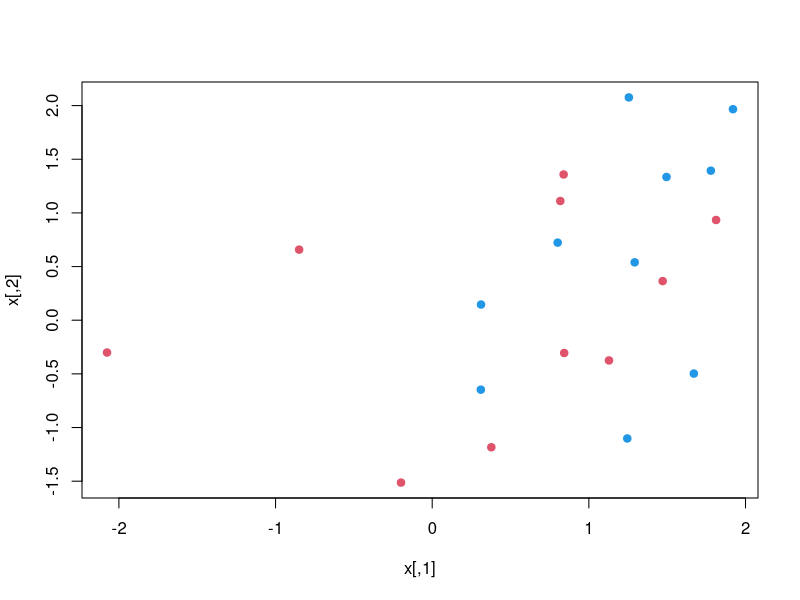
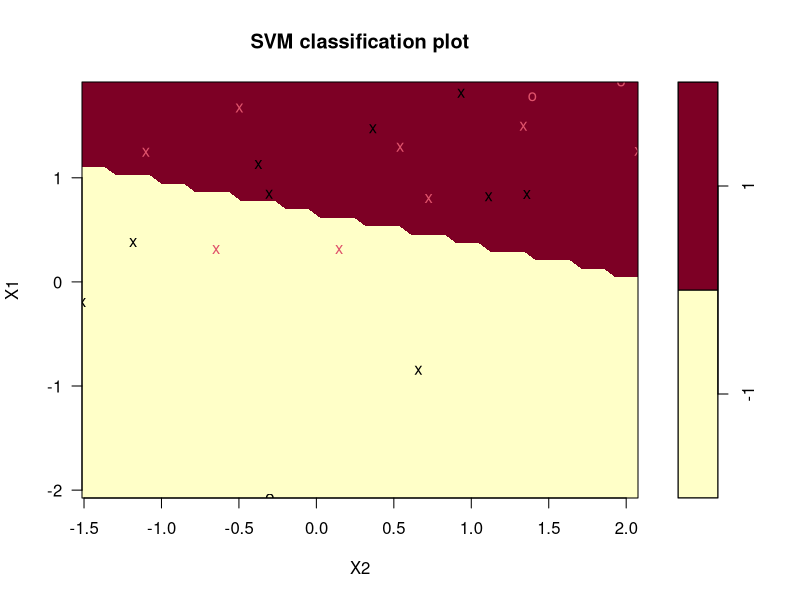
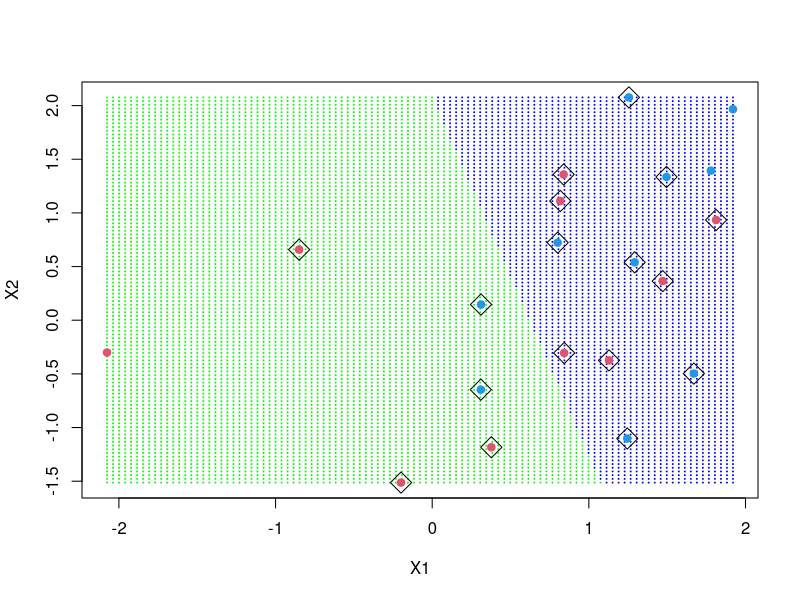
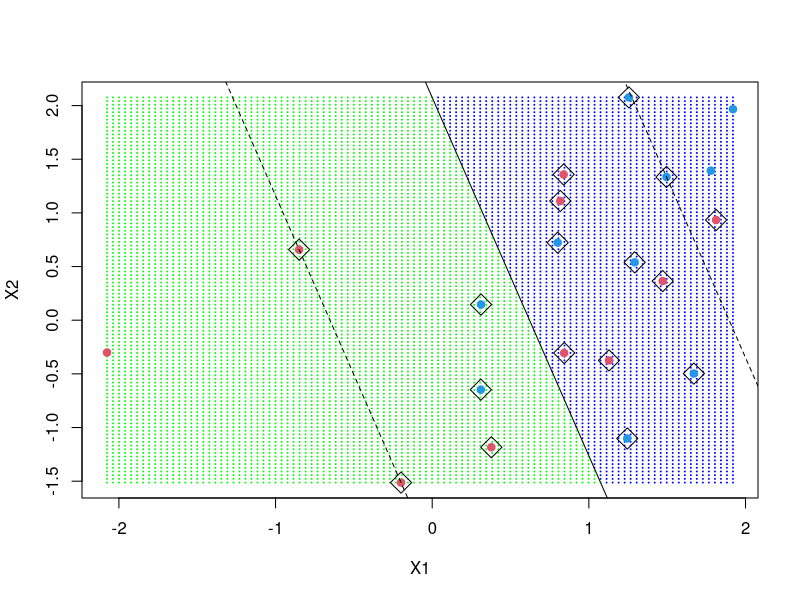

The R script that drew these images, in order:
## ---- chunk 1

set.seed(19327)
x = matrix(rnorm(40), 20, 2)
y = rep(c(-1, 1), c(10, 10))
x[y == 1,] = x[y == 1,] + 1
plot(x, col = y + 3, pch = 19)

library(e1071)

dat = data.frame(x, y = as.factor(y))
svmfit = svm(y ~ ., data = dat, kernel = "linear", cost = 10, scale = FALSE)
print(svmfit)

plot(svmfit, dat)

make.grid = function(x, n = 105) {
  grange = apply(x, 2, range)
  x1 = seq(from = grange[1,1], to = grange[2,1], length = n)
  x2 = seq(from = grange[1,2], to = grange[2,2], length = n)
  expand.grid(X1 = x1, X2 = x2)
}

xgrid = make.grid(x)
xgrid[1:10,]

ygrid = predict(svmfit, xgrid)
plot(xgrid, col = c("green","blue")[as.numeric(ygrid)], pch = 20, cex = .2)
points(x, col = y + 3, pch = 19)
points(x[svmfit$index,], pch = 5, cex = 2)

beta = drop(t(svmfit$coefs)%*%x[svmfit$index,])
beta0 = svmfit$rho

plot(xgrid, col = c("green", "blue")[as.numeric(ygrid)], pch = 20, cex = .2)
points(x, col = y + 3, pch = 19)
points(x[svmfit$index,], pch = 5, cex = 2)
abline(beta0 / beta[2], -beta[1] / beta[2])
abline((beta0 - 1) / beta[2], -beta[1] / beta[2], lty = 2)
abline((beta0 + 1) / beta[2], -beta[1] / beta[2], lty = 2)

